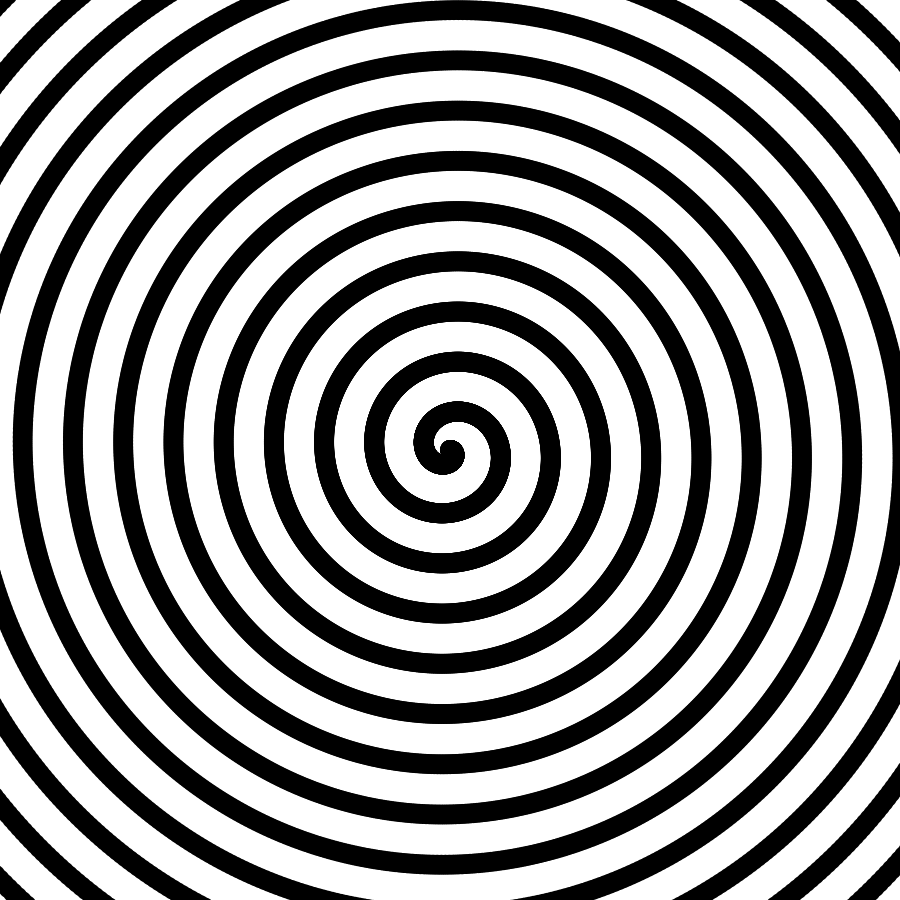
Frame 1 (no input)
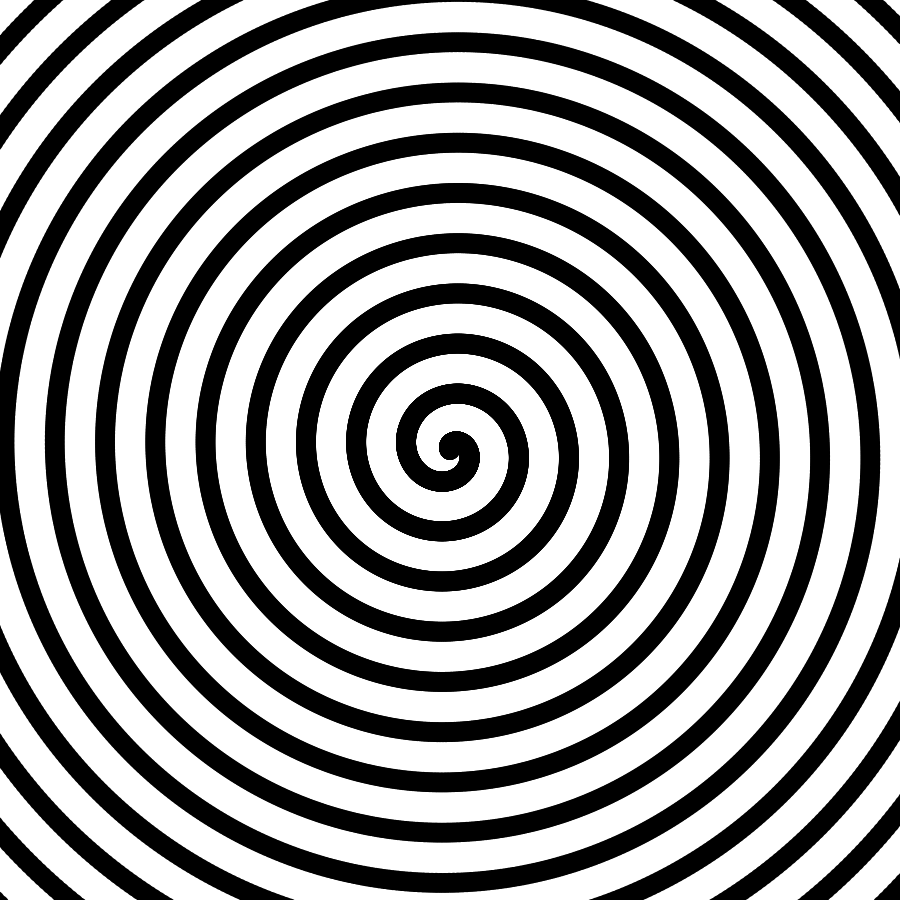
Frame 60 (the mouse pressed at the canvas centre just before this capture)
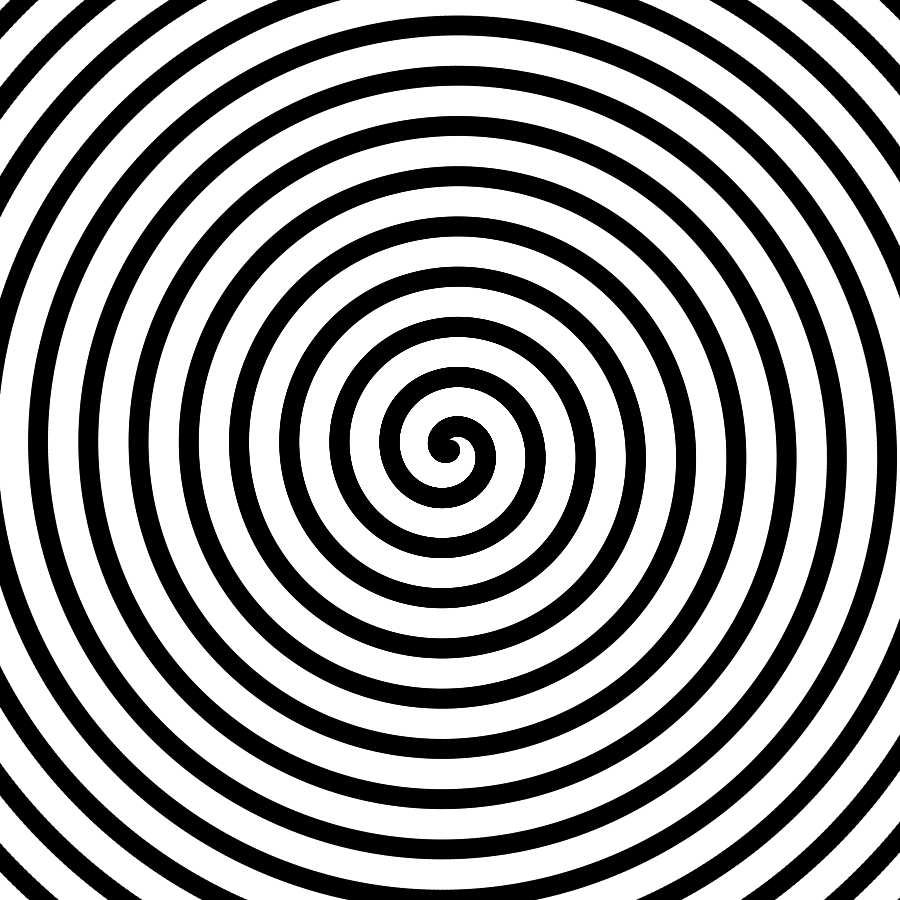
Frame 120 (the mouse held since frame 60 and released just before this capture)

The Processing sketch that drew these frames (run headless with seeded random() and noise(); from frame 60 on, the mouse is pressed at the canvas centre):

// Processing sketch: spiral
// ── spiral.pde
float r;
float ang;
float x;
float y;
float t;

void setup() {
  size(900,900);
  background(0);
  smooth(3);
  
  r = 0;
  ang = 0;
  x = r * cos(ang);
  y = r * sin(ang);
  
}

void draw() {
  bg();
  translate(width/2, height/2);
  rotate(radians(t));
  for(int i = 0; i < 10000; i++) {
  x = r * cos(ang);
  y = r * sin(ang);

  noStroke();
  fill(0);
  circle(x,y,20);
  r += 0.08;
  ang += 0.01;
  }
  r = 0;
  ang = 0;
  t+=10;
}

void bg() {
  push();
  noStroke();
  fill(255);
  rect(0,0,width,height);
  pop();
}
